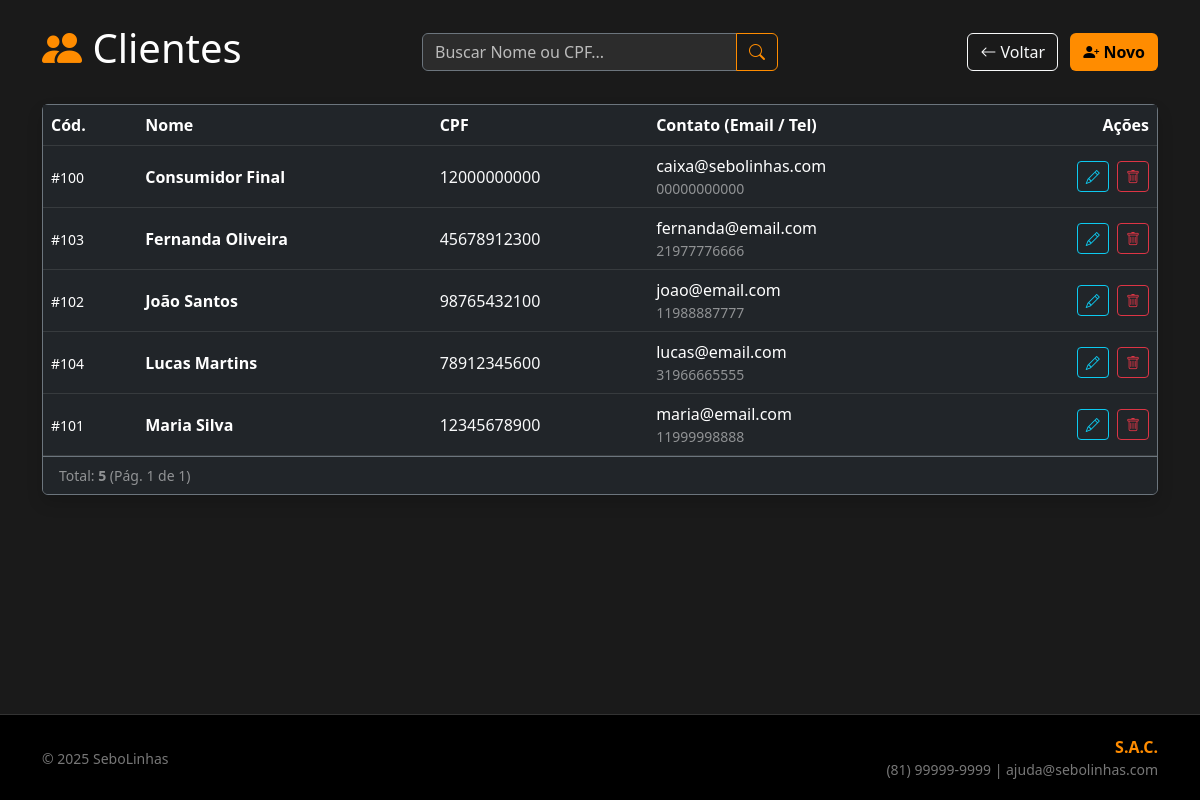
The page /modulos/pessoas/clientes/cliente.php (signed in) on the database its author committed.
### tables this page shows
CREATE TABLE CLIENTE (
    CD_CLIENTE INT AUTO_INCREMENT PRIMARY KEY,
    NOME VARCHAR(100) NOT NULL,
    TELEFONE VARCHAR(20) DEFAULT NULL,
    CPF VARCHAR(14) NOT NULL,
    EMAIL VARCHAR(100) NOT NULL,
    CONSTRAINT U_CPF UNIQUE (CPF)
) AUTO_INCREMENT=100;

### modulos/pessoas/clientes/cliente.php (the view, shortened to what this page needs)
<?php
require_once '../../../config/conexao.php';
$niveis_permitidos = ['Gerente', 'Admin', 'Administrador'];
$itens_por_pagina = 10;
$pagina_atual = filter_input(INPUT_GET, 'pagina', FILTER_VALIDATE_INT) ?? 1;
$busca = filter_input(INPUT_GET, 'busca', FILTER_SANITIZE_SPECIAL_CHARS);
$termo = "%" . $busca . "%";
try {
    if (!empty($busca)) {
        $sql_count = "SELECT COUNT(*) as total FROM CLIENTE WHERE NOME LIKE :b OR CPF LIKE :b OR EMAIL LIKE :b";
        $stmt_count = $pdo->prepare($sql_count);
        $stmt_count->bindValue(':b', $termo);
    } else {
        $sql_count = "SELECT COUNT(*) as total FROM CLIENTE";
        $stmt_count = $pdo->prepare($sql_count);
    }
    $stmt_count->execute();
    $total_registros = $stmt_count->fetch()['total'];
    $total_paginas = ceil($total_registros / $itens_por_pagina);
    $offset = ($pagina_atual - 1) * $itens_por_pagina;
    if (!empty($busca)) {
        $sql = "SELECT * FROM CLIENTE WHERE NOME LIKE :b OR CPF LIKE :b OR EMAIL LIKE :b ORDER BY NOME ASC LIMIT :lim OFFSET :off";
        $stmt = $pdo->prepare($sql);
        $stmt->bindValue(':b', $termo);
    } else {
        $sql = "SELECT * FROM CLIENTE ORDER BY NOME ASC LIMIT :lim OFFSET :off";
        $stmt = $pdo->prepare($sql);
    }
    $stmt->bindValue(':lim', $itens_por_pagina, PDO::PARAM_INT);
    $stmt->bindValue(':off', $offset, PDO::PARAM_INT);
    $stmt->execute();
    $clientes = $stmt->fetchAll();
} catch (PDOException $e) {
    $clientes = [];
    $erro_msg = "Erro no sistema: " . $e->getMessage();
}
include '../../../includes/header.php';
?>
<div class="row mb-4 align-items-center">
    <div class="col-md-4">
        <h2 class="text-white display-6">
            <i class="bi bi-people-fill text-orange"></i> Clientes
        </h2>
    </div>
    <div class="col-md-4">
        <form method="GET" action="" class="d-flex">
            <div class="input-group">
                <input type="text" name="busca" class="form-control bg-dark text-white border-secondary" placeholder="Buscar Nome ou CPF..." value="<?= $busca; ?>">
                <button class="btn btn-outline-orange" type="submit">
                    <i class="bi bi-search"></i>
                </button>
            </div>
        </form>
    </div>
    <div class="col-md-4 text-end">
        <a href="../../../index.php" class="btn btn-outline-light me-2"><i class="bi bi-arrow-left"></i> Voltar</a>
        <button type="button" class="btn bg-orange fw-bold" data-bs-toggle="modal" data-bs-target="#modalNovoCliente">
            <i class="bi bi-person-plus-fill"></i> Novo
        </button>
    </div>
</div>
<div class="card bg-dark border-secondary shadow">
    <div class="card-body p-0">
        <div class="table-responsive">
            <table class="table table-dark table-hover mb-0 align-middle">
                <thead>
                    <tr class="text-orange">
                        <th>Cód.</th>
                        <th>Nome</th>
                        <th>CPF</th>
                        <th>Contato (Email / Tel)</th>
                        <th class="text-end">Ações</th>
                    </tr>
                </thead>
                <tbody>
                    <?php if (count($clientes) > 0): ?>
                        <?php foreach ($clientes as $cli): ?>
                            <tr>
                                <td><small class="text-white small">#<?= $cli['CD_CLIENTE']; ?></small></td>
                                <td class="fw-bold text-white"><?= $cli['NOME']; ?></td>
                                <td class="text-light"><?= $cli['CPF']; ?></td>
                                <td>
                                    <div class="text-white"><?= $cli['EMAIL']; ?></div>
                                    <div class="small text-white-50"><?= $cli['TELEFONE']; ?></div>
                                </td>
                                <td class="text-end">
                                    <?php if (isset($_SESSION['usuario_nivel']) && in_array($_SESSION['usuario_nivel'], $niveis_permitidos)): ?>
                                        <a href="editar.php?id=<?= $cli['CD_CLIENTE']; ?>" class="btn btn-sm btn-outline-info me-1">
                                            <i class="bi bi-pencil"></i>
                                        </a>
                                        <button type="button" class="btn btn-sm btn-outline-danger" data-bs-toggle="modal" data-bs-target="#modalExcluir" data-id="<?= $cli['CD_CLIENTE']; ?>" data-nome="<?= $cli['NOME']; ?>">
                                            <i class="bi bi-trash"></i>
                                        </button>
                                    <?php else: ?>
                                        <span class="text-muted small"><i class="bi bi-lock-fill"></i></span>
                                    <?php endif; ?>
                                </td>
                            </tr>
                        <?php endforeach; ?>
                    <?php endif; ?>
                </tbody>
            </table>
        </div>
    </div>
    <div class="card-footer bg-dark border-secondary d-flex justify-content-between align-items-center">
        <small class="text-white-50">
            Total: <strong><?= $total_registros; ?></strong> (Pág. <?= $pagina_atual; ?> de <?= $total_paginas > 0 ? $total_paginas : 1; ?>)
        </small>
    </div>
</div>
<?php include '../../../includes/footer.php'; ?>

### css/custom.css (style rules this page uses)
:root { --primary-color: #ff8c00; --primary-hover: #e67e22; --bg-body: #1a1a1a; --bg-card: #2c2c2c; --bg-input: #222222; --text-main: #e0e0e0; --text-muted: #bbbbbb; --border-color: #444444; }
body { background-color: var(--bg-body); color: var(--text-main); min-height: 100vh; display: flex; flex-direction: column; }
.text-orange { color: var(--primary-color) !important; }
.bg-orange { background-color: var(--primary-color) !important; color: #000; }
.btn-outline-orange { color: var(--primary-color); border-color: var(--primary-color); background-color: transparent; transition: all 0.3s ease; }
.form-control, .form-select { color: #fff !important; background-color: var(--bg-card) !important; border: 1px solid var(--border-color); }
.form-control::placeholder { color: var(--text-muted) !important; opacity: 1; }

### rows shown on the page
cliente: CD_CLIENTE "100", NOME "Consumidor Final", CPF "12000000000", EMAIL "caixa@sebolinhas.com", TELEFONE "00000000000"
cliente: CD_CLIENTE "103", NOME "Fernanda Oliveira", CPF "45678912300", EMAIL "fernanda@email.com", TELEFONE "21977776666"
cliente: CD_CLIENTE "102", NOME "João Santos", CPF "98765432100", EMAIL "joao@email.com", TELEFONE "11988887777"
cliente: CD_CLIENTE "104", NOME "Lucas Martins", CPF "78912345600", EMAIL "lucas@email.com", TELEFONE "31966665555"
cliente: CD_CLIENTE "101", NOME "Maria Silva", CPF "12345678900", EMAIL "maria@email.com", TELEFONE "11999998888"

### other values the page prints
$total_registros "5"
$pagina_atual "1"
$total_paginas "1"
